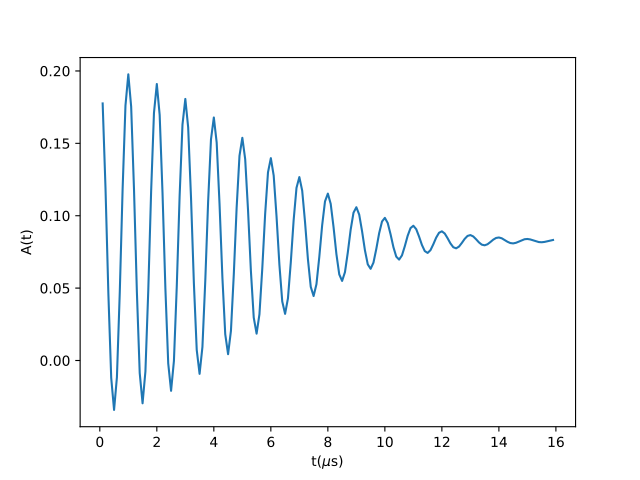

Python code for this plot:
from mantid.simpleapi import FunctionWrapper
import matplotlib.pyplot as plt
import numpy as np
x = np.arange(0.1,16,0.1)
y = FunctionWrapper("AFMZF")
fig, ax=plt.subplots()
ax.plot(x, y(x))
ax.set_xlabel('t($\mu$s)')
ax.set_ylabel('A(t)')
